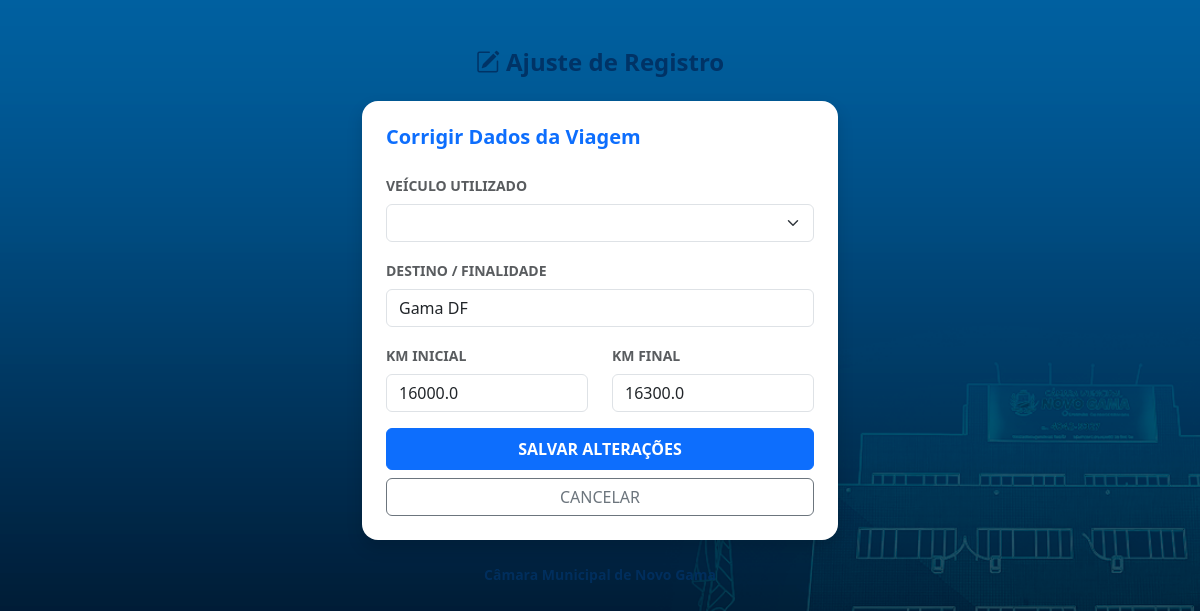
The app's page /editar_viagem/1 (signed in) with its own data.
### app.py (models this page shows)
class RegistroUso(db.Model):
    id = db.Column(db.Integer, primary_key=True)
    usuario_id = db.Column(db.Integer, db.ForeignKey('usuario.id'), nullable=False)
    gabinete_vereador = db.Column(db.String(100), nullable=False)
    motorista_nome = db.Column(db.String(100), nullable=False)
    veiculo_id = db.Column(db.Integer, db.ForeignKey('veiculo.id'), nullable=False)
    data_hora_saida = db.Column(db.DateTime, nullable=False, default=datetime.now)
    km_saida = db.Column(db.Float, nullable=False)
    foto_km_saida = db.Column(db.String(255), nullable=False)
    data_hora_chegada = db.Column(db.DateTime, nullable=True)
    km_chegada = db.Column(db.Float, nullable=True)
    foto_km_chegada = db.Column(db.String(255), nullable=True)
    destino_finalidade = db.Column(db.String(255), nullable=True)
    observacoes = db.Column(db.String(500), nullable=True)
    foto_ocorrencia = db.Column(db.String(255), nullable=True)
    veiculo = db.relationship('Veiculo', backref='registros', lazy=True)
    usuario = db.relationship('Usuario', backref='viagens', lazy=True)

### app.py (the view, shortened to what this page needs)
@app.route('/editar_viagem/<int:id>', methods=['GET', 'POST'])
@login_required
def editar_viagem(id):
    if current_user.cargo != 'Admin': return redirect(url_for('index'))
    viagem = db.session.get(RegistroUso, id)
    return render_template('editar_viagem.html', viagem=viagem)

### app.py (called while the page is built)
@login_manager.user_loader
def load_user(user_id):
    return db.session.get(Usuario, int(user_id))

### templates/editar_viagem.html (shortened to what this page needs)
<!DOCTYPE html>
<html lang="pt-br">
<head>
    <link href="https://cdn.jsdelivr.net/npm/bootstrap@5.3.3/dist/css/bootstrap.min.css" rel="stylesheet">
    <link rel="stylesheet" href="https://cdn.jsdelivr.net/npm/bootstrap-icons@1.11.3/font/bootstrap-icons.min.css">
    <link rel="stylesheet" href="{{ url_for('static', filename='css/style.css') }}">
</head>
<body>
    <div class="container mt-5" style="max-width: 500px;">
            <h2 class="fw-bold text-center h4 mb-4" style="color: #003366;">
            <i class="bi bi-pencil-square" style="color: #003366;"></i> Ajuste de Registro
            </h2>
        <div class="card shadow border-0 rounded-4">
            <div class="card-body p-4">
                <h5 class="fw-bold mb-4 text-primary">Corrigir Dados da Viagem</h5>
                <form method="POST">
                    <div class="mb-3">
                        <label class="form-label fw-bold small text-uppercase text-muted">Veículo Utilizado</label>
                        <select name="veiculo" class="form-select">
                        </select>
                    </div>
                    <div class="mb-3">
                        <label class="form-label fw-bold small text-uppercase text-muted">Destino / Finalidade</label>
                        <input type="text" name="destino" class="form-control" value="{{ viagem.destino_finalidade }}">
                    </div>
                    <div class="row mb-3">
                        <div class="col">
                            <label class="form-label fw-bold small text-uppercase text-muted">KM Inicial</label>
                            <input type="number" step="0.1" name="km_saida" class="form-control" value="{{ viagem.km_saida }}">
                        </div>
                        <div class="col">
                            <label class="form-label fw-bold small text-uppercase text-muted">KM Final</label>
                            <input type="number" step="0.1" name="km_chegada" class="form-control" value="{{ viagem.km_chegada if viagem.km_chegada else '' }}">
                        </div>
                    </div>
                    <div class="d-grid gap-2">
                        <button type="submit" class="btn btn-primary fw-bold py-2">SALVAR ALTERAÇÕES</button>
                        <a href="{{ url_for('historico') }}" class="btn btn-outline-secondary">CANCELAR</a>
                    </div>
                </form>
            </div>
        </div>
        <div class="text-center mt-4">
    <p class="fw-bold small" style="color: #003366; opacity: 0.8;">
    </p>
</div>
    </div>
</body>
</html>

### static/css/style.css (style rules this page uses)
body { background-image: url('../images/fundo.jpg'); background-size: cover; background-position: center; background-attachment: fixed; background-repeat: no-repeat; margin: 0; padding: 0; min-height: 100vh; font-family: 'Segoe UI', Tahoma, Geneva, Verdana, sans-serif; }

### records on screen
RegistroUso: destino "Gama DF", km_saida "16000.0", km_chegada "16300.0"
